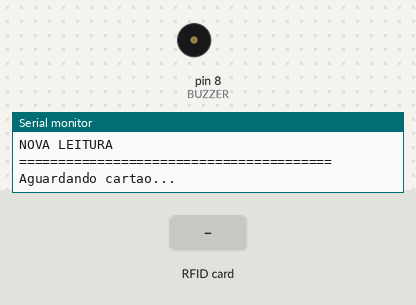
A sketch run on a simulated Arduino Uno, built with avr-gcc and run on an emulated ATmega328P. Parts: buzzer (waves = sounding, pin HIGH), the last lines printed to the serial monitor. Inputs (shaded band) come from the test bench.

Above: at 1.5 s.
1.6 s: RFID card 5E 7A 19 C4 held to the reader
At 1.75 s:
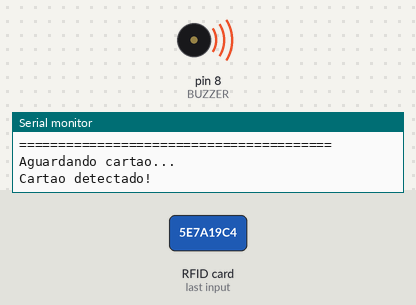
Timing chart, 0 to 4.6 s (numbered marks = the images above; inputs shaded):
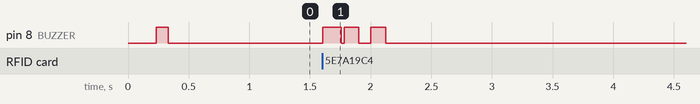

Measured:
- after the input at 1.6 s, pin 8 (BUZZER): goes HIGH 0.15 s, LOW 0.03 s, HIGH 0.12 s, LOW 0.10 s, HIGH 0.12 s, then LOW, starting at once

The sketch:

cadastro_item.ino
```cpp
#include <SPI.h>
#include <Adafruit_PN532.h>

// ===== CONFIGURACOES =====
#define SS_PIN 10
#define BUZZER 8

// 0 = GRAVAR | 1 = LER
int funcao = 1;

// Bloco de dados do setor 1 (evita o setor 0 e os blocos de trailer 3, 7, 11...)
uint8_t blocoTipo = 4;

// Chave padrao A do MIFARE Classic
uint8_t chaveA[6] = {0xFF, 0xFF, 0xFF, 0xFF, 0xFF, 0xFF};

Adafruit_PN532 nfc(SS_PIN);

uint8_t uid[7];
uint8_t uidLength;
uint8_t dados[16];

// ===== RESET POR CODIGO =====
// Reinicia o PN532 por software. Retorna a versao do firmware (0 = falhou)
uint32_t reiniciarPN532() {
  nfc.begin();

  uint32_t versao = nfc.getFirmwareVersion();
  if (!versao) return 0;

  nfc.SAMConfig();
  nfc.setPassiveActivationRetries(0xFF);
  return versao;
}

// Manda o comando "RESET" pelo TX (pino 1) para o RX (pino 0) do Arduino do motor.
// Ele reinicia o motor e o sensor.
void resetarArduinoMotor() {
  Serial.println(F("RESET"));
  delay(100);
}

// Manda o comando "MOTOR" para o Arduino do motor comecar a girar
void enviarComandoMotor() {
  Serial.println(F("MOTOR"));
  Serial.println(F("Comando enviado ao motor."));
}

// ===== SEPARADORES =====
void linha(char c = '-') {
  for (uint8_t i = 0; i < 40; i++) Serial.print(c);
  Serial.println();
}

void titulo(const __FlashStringHelper *texto) {
  Serial.println();
  linha('=');
  Serial.println(texto);
  linha('=');
}

// ===== BUZZER =====
void bip(int duracao = 150) {
  digitalWrite(BUZZER, HIGH);
  delay(duracao);
  digitalWrite(BUZZER, LOW);
}

void bipDuplo() {
  bip(120);
  delay(100);
  bip(120);
}

// Som de erro: 3 bipes curtos e rapidos
void bipErro() {
  for (int i = 0; i < 3; i++) {
    bip(80);
    delay(80);
  }
}

// ===== FUNCOES AUXILIARES =====
void esperarCartao() {
  Serial.println(F("Aguardando cartao..."));

  while (!nfc.readPassiveTargetID(PN532_MIFARE_ISO14443A, uid, &uidLength, 500)) {
    // fica aqui em silencio
  }

  Serial.println(F("Cartao detectado!"));
  bip();
}

void esperarRetirada() {
  Serial.println(F("Retire o cartao..."));
  delay(300);

  uint8_t uidTmp[7];
  uint8_t lenTmp;

  while (nfc.readPassiveTargetID(PN532_MIFARE_ISO14443A, uidTmp, &lenTmp, 300)) {
    delay(100);
  }
  delay(300);
}

bool autenticarBloco() {
  if (uidLength != 4) {
    Serial.println(F("Cartao nao e MIFARE Classic (UID de 4 bytes esperado)."));
    return false;
  }

  bool sucesso = nfc.mifareclassic_AuthenticateBlock(
    uid, uidLength, blocoTipo, 0, chaveA
  );

  if (!sucesso) {
    Serial.println(F("Falha na autenticacao (chave diferente ou cartao nao e Classic)."));
    return false;
  }
  return true;
}

void mostrarUID() {
  Serial.print(F("UID: "));
  for (uint8_t i = 0; i < uidLength; i++) {
    if (uid[i] < 0x10) Serial.print('0');
    Serial.print(uid[i], HEX);
    Serial.print(' ');
  }
  Serial.println();
}

// ===== GRAVACAO =====
void gravarCartao() {
  titulo(F("NOVA GRAVACAO"));

  Serial.println(F("Digite o texto (maximo 16 caracteres):"));

  while (Serial.available()) Serial.read();
  while (Serial.available() == 0) { }

  String entrada = Serial.readStringUntil('\n');
  entrada.trim();
  entrada.toUpperCase();

  if (entrada.length() == 0) {
    Serial.println(F("Texto vazio."));
    return;
  }
  if (entrada.length() > 16) entrada = entrada.substring(0, 16);

  for (uint8_t i = 0; i < 16; i++) {
    dados[i] = (i < entrada.length()) ? entrada[i] : ' ';
  }

  Serial.print(F("Texto: "));
  Serial.println(entrada);
  linha();

  esperarCartao();
  mostrarUID();
  linha();

  if (autenticarBloco() && nfc.mifareclassic_WriteDataBlock(blocoTipo, dados)) {
    Serial.println(F("Cartao cadastrado com sucesso!"));
    bipDuplo();
  } else {
    Serial.println(F("Erro ao gravar o cartao."));
    bipErro();
  }
  linha();

  esperarRetirada();
  linha('=');
}

// ===== LEITURA =====
void lerCartao() {
  titulo(F("NOVA LEITURA"));

  esperarCartao();
  mostrarUID();
  linha();

  memset(dados, 0, sizeof(dados));

  if (autenticarBloco() && nfc.mifareclassic_ReadDataBlock(blocoTipo, dados)) {
    Serial.print(F("Texto lido: "));
    for (uint8_t i = 0; i < 16; i++) Serial.write(dados[i]);
    Serial.println();
    bipDuplo();
    enviarComandoMotor();   // avisa o Arduino do motor
  } else {
    Serial.println(F("Erro ao ler o cartao."));
    bipErro();
  }
  linha();

  esperarRetirada();
  linha('=');
}

// ===== INICIALIZACAO =====
void setup() {
  Serial.begin(9600);
  Serial.setTimeout(30000);

  pinMode(BUZZER, OUTPUT);
  digitalWrite(BUZZER, LOW);

  titulo(F("INICIANDO PN532"));

  // Reinicia o PN532 por codigo
  uint32_t versao = reiniciarPN532();
  if (!versao) {
    Serial.println(F("ERRO: PN532 nao encontrado."));
    Serial.println(F("Verifique a ligacao SPI e as chaves DIP (SEL0=OFF, SEL1=ON)."));
    linha('=');
    bipErro();
    while (true) delay(1000);
  }

  Serial.print(F("Firmware PN5"));
  Serial.print((versao >> 24) & 0xFF, HEX);
  Serial.print(F(" v"));
  Serial.print((versao >> 16) & 0xFF);
  Serial.print('.');
  Serial.println((versao >> 8) & 0xFF);
  Serial.println(F("PN532 reiniciado com sucesso!"));

  // Reinicia o motor e o sensor (Arduino do motor)
  resetarArduinoMotor();
  Serial.println(F("Reset enviado ao motor e ao sensor."));

  Serial.println(funcao == 0 ? F("MODO: GRAVACAO") : F("MODO: LEITURA"));
  linha('=');
  bip(100);
}

void loop() {
  if (funcao == 0) gravarCartao();
  else lerCartao();
}
```
